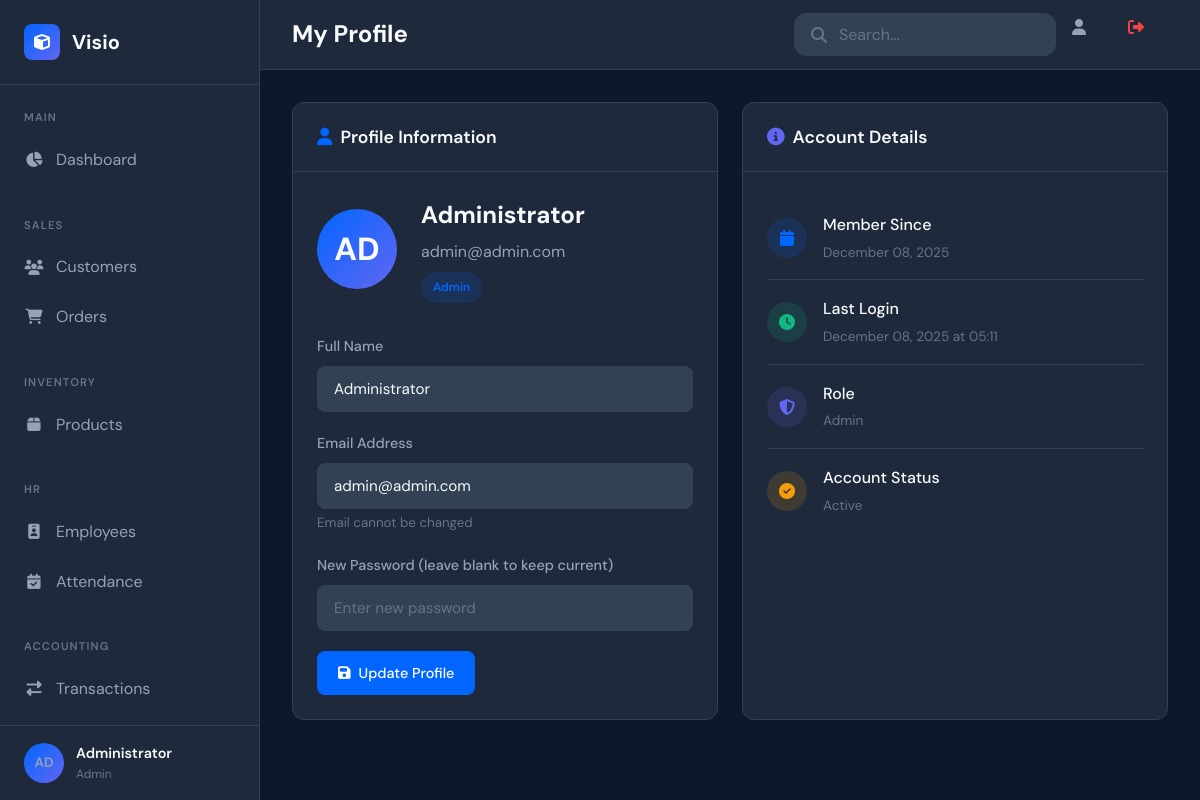
The app's page /profile (signed in) with its own data.
### app.py (models this page shows, shortened)
class User(UserMixin, db.Model):
    id = db.Column(db.Integer, primary_key=True)
    email = db.Column(db.String(120), unique=True, nullable=False)
    password_hash = db.Column(db.String(256), nullable=False)
    full_name = db.Column(db.String(100), nullable=False)
    role = db.Column(db.String(20), default='user')
    is_active = db.Column(db.Boolean, default=True)
    created_at = db.Column(db.DateTime, default=datetime.utcnow)
    last_login = db.Column(db.DateTime)
    def get_initials(self):
        names = self.full_name.split()
        if len(names) >= 2:
            return f"{names[0][0]}{names[1][0]}".upper()
        return self.full_name[:2].upper()

### app.py (the view, shortened to what this page needs)
@app.route('/profile', methods=['GET', 'POST'])
@login_required
def profile():
    return render_template('profile.html')

### app.py (called while the page is built)
@login_manager.user_loader
def load_user(user_id):
    return User.query.get(int(user_id))

### templates/profile.html (shortened to what this page needs)
{% extends "base.html" %}
{% block page_title %}My Profile{% endblock %}
{% block content %}
<div class="charts-grid">
    <div class="card gradient-card blue">
        <div class="card-header">
            <h3 class="card-title"><i class="fas fa-user" style="color: #0066FF; margin-right: 0.5rem;"></i>Profile Information</h3>
        </div>
        <div class="card-body">
            <div style="display: flex; align-items: center; gap: 1.5rem; margin-bottom: 2rem;">
                <div style="width: 80px; height: 80px; background: linear-gradient(135deg, #0066FF, #6366F1); border-radius: 50%; display: flex; align-items: center; justify-content: center; font-size: 2rem; font-weight: 700;">
                    {{ current_user.get_initials() }}
                </div>
                <div>
                    <h2 style="font-size: 1.5rem; margin-bottom: 0.25rem;">{{ current_user.full_name }}</h2>
                    <p class="text-secondary">{{ current_user.email }}</p>
                    <span class="badge badge-{% if current_user.role == 'admin' %}confirmed{% elif current_user.role == 'manager' %}shipped{% else %}active{% endif %}" style="margin-top: 0.5rem;">
                        {{ current_user.role|capitalize }}
                    </span>
                </div>
            </div>
            <form method="POST" action="{{ url_for('profile') }}">
                <div class="form-group">
                    <label class="form-label">Full Name</label>
                    <input type="text" name="full_name" class="form-control" value="{{ current_user.full_name }}" required>
                </div>
                <div class="form-group">
                    <label class="form-label">Email Address</label>
                    <input type="email" class="form-control" value="{{ current_user.email }}" disabled>
                    <small class="text-muted">Email cannot be changed</small>
                </div>
                <div class="form-group">
                    <label class="form-label">New Password (leave blank to keep current)</label>
                    <input type="password" name="new_password" class="form-control" placeholder="Enter new password" minlength="6">
                </div>
                <button type="submit" class="btn btn-primary">
                    <i class="fas fa-save"></i>
                    Update Profile
                </button>
            </form>
        </div>
    </div>
    <div class="card gradient-card purple">
        <div class="card-header">
            <h3 class="card-title"><i class="fas fa-info-circle" style="color: #6366F1; margin-right: 0.5rem;"></i>Account Details</h3>
        </div>
        <div class="card-body">
            <ul class="activity-list">
                <li class="activity-item">
                    <div class="activity-icon" style="background: rgba(0, 102, 255, 0.15); color: #0066FF;">
                        <i class="fas fa-calendar"></i>
                    </div>
                    <div class="activity-content">
                        <div class="activity-title">Member Since</div>
                        <div class="activity-meta">{{ current_user.created_at.strftime('%B %d, %Y') }}</div>
                    </div>
                </li>
                <li class="activity-item">
                    <div class="activity-icon" style="background: rgba(16, 185, 129, 0.15); color: #10B981;">
                        <i class="fas fa-clock"></i>
                    </div>
                    <div class="activity-content">
                        <div class="activity-title">Last Login</div>
                        <div class="activity-meta">{{ current_user.last_login.strftime('%B %d, %Y at %H:%M') if current_user.last_login else 'N/A' }}</div>
                    </div>
                </li>
                <li class="activity-item">
                    <div class="activity-icon" style="background: rgba(99, 102, 241, 0.15); color: #6366F1;">
                        <i class="fas fa-shield-alt"></i>
                    </div>
                    <div class="activity-content">
                        <div class="activity-title">Role</div>
                        <div class="activity-meta">{{ current_user.role|capitalize }}</div>
                    </div>
                </li>
                <li class="activity-item">
                    <div class="activity-icon" style="background: rgba(245, 158, 11, 0.15); color: #F59E0B;">
                        <i class="fas fa-check-circle"></i>
                    </div>
                    <div class="activity-content">
                        <div class="activity-title">Account Status</div>
                        <div class="activity-meta">{{ 'Active' if current_user.is_active else 'Inactive' }}</div>
                    </div>
                </li>
            </ul>
        </div>
    </div>
</div>
{% endblock %}

### templates/base.html (shortened to what this page needs)
<!DOCTYPE html>
<html lang="en">
<head>
    <link rel="stylesheet" href="https://cdnjs.cloudflare.com/ajax/libs/font-awesome/6.4.0/css/all.min.css">
    <link rel="stylesheet" href="{{ url_for('static', filename='css/style.css') }}">
</head>
<body>
    <div class="app-container">
        <aside class="sidebar">
            <div class="sidebar-header">
                <div class="logo">
                    <i class="fas fa-cube"></i>
                    <span>Visio</span>
                </div>
            </div>
            <nav class="sidebar-nav">
                <div class="nav-section">
                    <span class="nav-section-title">Main</span>
                    <a href="{{ url_for('dashboard') }}" class="nav-item {% if request.endpoint == 'dashboard' %}active{% endif %}">
                        <i class="fas fa-chart-pie"></i><span>Dashboard</span>
                    </a>
                </div>
                <div class="nav-section">
                    <span class="nav-section-title">Sales</span>
                    <a href="{{ url_for('customers') }}" class="nav-item {% if 'customer' in request.endpoint %}active{% endif %}">
                        <i class="fas fa-users"></i><span>Customers</span>
                    </a>
                    <a href="{{ url_for('orders') }}" class="nav-item {% if 'order' in request.endpoint %}active{% endif %}">
                        <i class="fas fa-shopping-cart"></i><span>Orders</span>
                    </a>
                </div>
                <div class="nav-section">
                    <span class="nav-section-title">Inventory</span>
                    <a href="{{ url_for('products') }}" class="nav-item {% if 'product' in request.endpoint %}active{% endif %}">
                        <i class="fas fa-box"></i><span>Products</span>
                    </a>
                </div>
                <div class="nav-section">
                    <span class="nav-section-title">HR</span>
                    <a href="{{ url_for('employees') }}" class="nav-item {% if 'employee' in request.endpoint %}active{% endif %}">
                        <i class="fas fa-id-badge"></i><span>Employees</span>
                    </a>
                    <a href="{{ url_for('attendance') }}" class="nav-item {% if 'attendance' in request.endpoint %}active{% endif %}">
                        <i class="fas fa-calendar-check"></i><span>Attendance</span>
                    </a>
                </div>
                <div class="nav-section">
                    <span class="nav-section-title">Accounting</span>
                    <a href="{{ url_for('transactions') }}" class="nav-item {% if 'transaction' in request.endpoint %}active{% endif %}">
                        <i class="fas fa-exchange-alt"></i><span>Transactions</span>
                    </a>
                    <a href="{{ url_for('reports') }}" class="nav-item {% if 'report' in request.endpoint %}active{% endif %}">
                    </a>
                </div>
            </nav>
            <div class="sidebar-footer">
                <div class="user-info" style="cursor: pointer;" onclick="toggleUserMenu()">
                    <div class="user-avatar" style="background: linear-gradient(135deg, #0066FF, #6366F1); display: flex; align-items: center; justify-content: center; font-weight: 600; font-size: 0.85rem;">
                        {{ current_user.get_initials() }}
                    </div>
                    <div class="user-details">
                        <span class="user-name">{{ current_user.full_name }}</span>
                        <span class="user-role">{{ current_user.role|capitalize }}</span>
                    </div>
                </div>
            </div>
        </aside>
        <main class="main-content">
            <header class="content-header">
                <div class="header-left">
                    <h1 class="page-title">{% block page_title %}Dashboard{% endblock %}</h1>
                </div>
                <div class="header-right">
                    <div class="search-box"><i class="fas fa-search"></i><input type="text" placeholder="Search..."></div>
                    <a href="{{ url_for('profile') }}" class="notification-btn" title="Profile"><i class="fas fa-user"></i></a>
                    <a href="{{ url_for('logout') }}" class="notification-btn" title="Logout" style="color: #EF4444;"><i class="fas fa-sign-out-alt"></i></a>
                </div>
            </header>
            <div class="content-body">{% block content %}{% endblock %}</div>
        </main>
    </div>
</body>
</html>

### records on screen
User: get_initials "AD", full_name "Administrator", role "Admin", email "admin@admin.com", created_at "December 08, 2025", last_login "December 08, 2025 at 05:11", is_active "Active"
